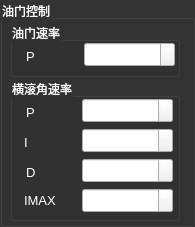
         <widget class="QGroupBox" name="x_pid_box_7">
          <property name="geometry">
           <rect>
            <x>190</x>
            <y>210</y>
            <width>195</width>
            <height>227</height>
           </rect>
          </property>
          <property name="palette">
           <palette>
            <active>
             <colorrole role="WindowText">
              <brush brushstyle="SolidPattern">
               <color alpha="255">
                <red>255</red>
                <green>255</green>
                <blue>255</blue>
               </color>
              </brush>
             </colorrole>
             <colorrole role="Button">
              <brush brushstyle="SolidPattern">
               <color alpha="255">
                <red>51</red>
                <green>51</green>
                <blue>51</blue>
               </color>
              </brush>
             </colorrole>
             <colorrole role="Text">
              <brush brushstyle="SolidPattern">
               <color alpha="255">
                <red>255</red>
                <green>255</green>
                <blue>255</blue>
               </color>
              </brush>
             </colorrole>
             <colorrole role="ButtonText">
              <brush brushstyle="SolidPattern">
               <color alpha="255">
                <red>255</red>
                <green>255</green>
                <blue>255</blue>
               </color>
              </brush>
             </colorrole>
             <colorrole role="Base">
              <brush brushstyle="SolidPattern">
               <color alpha="255">
                <red>51</red>
                <green>51</green>
                <blue>51</blue>
               </color>
              </brush>
             </colorrole>
             <colorrole role="Window">
              <brush brushstyle="SolidPattern">
               <color alpha="255">
                <red>51</red>
                <green>51</green>
                <blue>51</blue>
               </color>
              </brush>
             </colorrole>
            </active>
            <inactive>
             <colorrole role="WindowText">
              <brush brushstyle="SolidPattern">
               <color alpha="255">
                <red>255</red>
                <green>255</green>
                <blue>255</blue>
               </color>
              </brush>
             </colorrole>
             <colorrole role="Button">
              <brush brushstyle="SolidPattern">
               <color alpha="255">
                <red>51</red>
                <green>51</green>
                <blue>51</blue>
               </color>
              </brush>
             </colorrole>
             <colorrole role="Text">
              <brush brushstyle="SolidPattern">
               <color alpha="255">
                <red>255</red>
                <green>255</green>
                <blue>255</blue>
               </color>
              </brush>
             </colorrole>
             <colorrole role="ButtonText">
              <brush brushstyle="SolidPattern">
               <color alpha="255">
                <red>255</red>
                <green>255</green>
                <blue>255</blue>
               </color>
              </brush>
             </colorrole>
             <colorrole role="Base">
              <brush brushstyle="SolidPattern">
               <color alpha="255">
                <red>51</red>
                <green>51</green>
                <blue>51</blue>
               </color>
              </brush>
             </colorrole>
             <colorrole role="Window">
              <brush brushstyle="SolidPattern">
               <color alpha="255">
                <red>51</red>
                <green>51</green>
                <blue>51</blue>
               </color>
              </brush>
             </colorrole>
            </inactive>
            <disabled>
             <colorrole role="WindowText">
              <brush brushstyle="SolidPattern">
               <color alpha="255">
                <red>255</red>
                <green>255</green>
                <blue>255</blue>
               </color>
              </brush>
             </colorrole>
             <colorrole role="Button">
              <brush brushstyle="SolidPattern">
               <color alpha="255">
                <red>51</red>
                <green>51</green>
                <blue>51</blue>
               </color>
              </brush>
             </colorrole>
             <colorrole role="Text">
              <brush brushstyle="SolidPattern">
               <color alpha="255">
                <red>255</red>
                <green>255</green>
                <blue>255</blue>
               </color>
              </brush>
             </colorrole>
             <colorrole role="ButtonText">
              <brush brushstyle="SolidPattern">
               <color alpha="255">
                <red>255</red>
                <green>255</green>
                <blue>255</blue>
               </color>
              </brush>
             </colorrole>
             <colorrole role="Base">
              <brush brushstyle="SolidPattern">
               <color alpha="255">
                <red>51</red>
                <green>51</green>
                <blue>51</blue>
               </color>
              </brush>
             </colorrole>
             <colorrole role="Window">
              <brush brushstyle="SolidPattern">
               <color alpha="255">
                <red>51</red>
                <green>51</green>
                <blue>51</blue>
               </color>
              </brush>
             </colorrole>
            </disabled>
           </palette>
          </property>
          <property name="styleSheet">
           <string notr="true">color: rgb(255, 255, 255);</string>
          </property>
          <property name="title">
           <string>油门控制</string>
          </property>
          <widget class="QGroupBox" name="x_pid_box_9">
           <property name="geometry">
            <rect>
             <x>10</x>
             <y>78</y>
             <width>170</width>
             <height>143</height>
            </rect>
           </property>
           <property name="palette">
            <palette>
             <active>
              <colorrole role="WindowText">
               <brush brushstyle="SolidPattern">
                <color alpha="255">
                 <red>255</red>
                 <green>255</green>
                 <blue>255</blue>
                </color>
               </brush>
              </colorrole>
              <colorrole role="Button">
               <brush brushstyle="SolidPattern">
                <color alpha="255">
                 <red>51</red>
                 <green>51</green>
                 <blue>51</blue>
                </color>
               </brush>
              </colorrole>
              <colorrole role="Text">
               <brush brushstyle="SolidPattern">
                <color alpha="255">
                 <red>255</red>
                 <green>255</green>
                 <blue>255</blue>
                </color>
               </brush>
              </colorrole>
              <colorrole role="ButtonText">
               <brush brushstyle="SolidPattern">
                <color alpha="255">
                 <red>255</red>
                 <green>255</green>
                 <blue>255</blue>
                </color>
               </brush>
              </colorrole>
              <colorrole role="Base">
               <brush brushstyle="SolidPattern">
                <color alpha="255">
                 <red>51</red>
                 <green>51</green>
                 <blue>51</blue>
                </color>
               </brush>
              </colorrole>
              <colorrole role="Window">
               <brush brushstyle="SolidPattern">
                <color alpha="255">
                 <red>51</red>
                 <green>51</green>
                 <blue>51</blue>
                </color>
               </brush>
              </colorrole>
             </active>
             <inactive>
              <colorrole role="WindowText">
               <brush brushstyle="SolidPattern">
                <color alpha="255">
                 <red>255</red>
                 <green>255</green>
                 <blue>255</blue>
                </color>
               </brush>
              </colorrole>
              <colorrole role="Button">
               <brush brushstyle="SolidPattern">
                <color alpha="255">
                 <red>51</red>
                 <green>51</green>
                 <blue>51</blue>
                </color>
               </brush>
              </colorrole>
              <colorrole role="Text">
               <brush brushstyle="SolidPattern">
                <color alpha="255">
                 <red>255</red>
                 <green>255</green>
                 <blue>255</blue>
                </color>
               </brush>
              </colorrole>
              <colorrole role="ButtonText">
               <brush brushstyle="SolidPattern">
                <color alpha="255">
                 <red>255</red>
                 <green>255</green>
                 <blue>255</blue>
                </color>
               </brush>
              </colorrole>
              <colorrole role="Base">
               <brush brushstyle="SolidPattern">
                <color alpha="255">
                 <red>51</red>
                 <green>51</green>
                 <blue>51</blue>
                </color>
               </brush>
              </colorrole>
              <colorrole role="Window">
               <brush brushstyle="SolidPattern">
                <color alpha="255">
                 <red>51</red>
                 <green>51</green>
                 <blue>51</blue>
                </color>
               </brush>
              </colorrole>
             </inactive>
             <disabled>
              <colorrole role="WindowText">
               <brush brushstyle="SolidPattern">
                <color alpha="255">
                 <red>255</red>
                 <green>255</green>
                 <blue>255</blue>
                </color>
               </brush>
              </colorrole>
              <colorrole role="Button">
               <brush brushstyle="SolidPattern">
                <color alpha="255">
                 <red>51</red>
                 <green>51</green>
                 <blue>51</blue>
                </color>
               </brush>
              </colorrole>
              <colorrole role="Text">
               <brush brushstyle="SolidPattern">
                <color alpha="255">
                 <red>255</red>
                 <green>255</green>
                 <blue>255</blue>
                </color>
               </brush>
              </colorrole>
              <colorrole role="ButtonText">
               <brush brushstyle="SolidPattern">
                <color alpha="255">
                 <red>255</red>
                 <green>255</green>
                 <blue>255</blue>
                </color>
               </brush>
              </colorrole>
              <colorrole role="Base">
               <brush brushstyle="SolidPattern">
                <color alpha="255">
                 <red>51</red>
                 <green>51</green>
                 <blue>51</blue>
                </color>
               </brush>
              </colorrole>
              <colorrole role="Window">
               <brush brushstyle="SolidPattern">
                <color alpha="255">
                 <red>51</red>
                 <green>51</green>
                 <blue>51</blue>
                </color>
               </brush>
              </colorrole>
             </disabled>
            </palette>
           </property>
           <property name="styleSheet">
            <string notr="true">color: rgb(255, 255, 255);</string>
           </property>
           <property name="title">
            <string>横滚角速率</string>
           </property>
           <widget class="QLabel" name="label_124">
            <property name="geometry">
             <rect>
              <x>16</x>
              <y>24</y>
              <width>16</width>
              <height>21</height>
             </rect>
            </property>
            <property name="font">
             <font>
              <pointsize>10</pointsize>
             </font>
            </property>
            <property name="text">
             <string>P</string>
            </property>
           </widget>
           <widget class="QDoubleSpinBox" name="x_throttle_accel_p">
            <property name="geometry">
             <rect>
              <x>72</x>
              <y>20</y>
              <width>91</width>
              <height>25</height>
             </rect>
            </property>
            <property name="font">
             <font>
              <pointsize>10</pointsize>
             </font>
            </property>
           </widget>
           <widget class="QDoubleSpinBox" name="x_throttle_accel_i">
            <property name="geometry">
             <rect>
              <x>72</x>
              <y>50</y>
              <width>91</width>
              <height>25</height>
             </rect>
            </property>
            <property name="font">
             <font>
              <pointsize>10</pointsize>
             </font>
            </property>
           </widget>
           <widget class="QLabel" name="label_125">
            <property name="geometry">
             <rect>
              <x>14</x>
              <y>54</y>
              <width>16</width>
              <height>21</height>
             </rect>
            </property>
            <property name="font">
             <font>
              <pointsize>10</pointsize>
             </font>
            </property>
            <property name="text">
             <string>I</string>
            </property>
           </widget>
           <widget class="QDoubleSpinBox" name="x_throttle_accel_d">
            <property name="geometry">
             <rect>
              <x>72</x>
              <y>80</y>
              <width>91</width>
              <height>25</height>
             </rect>
            </property>
            <property name="font">
             <font>
              <pointsize>10</pointsize>
             </font>
            </property>
           </widget>
           <widget class="QLabel" name="label_126">
            <property name="geometry">
             <rect>
              <x>16</x>
              <y>84</y>
              <width>16</width>
              <height>21</height>
             </rect>
            </property>
            <property name="font">
             <font>
              <pointsize>10</pointsize>
             </font>
            </property>
            <property name="text">
             <string>D</string>
            </property>
           </widget>
           <widget class="QDoubleSpinBox" name="x_throttle_accel_imax">
            <property name="geometry">
             <rect>
              <x>72</x>
              <y>110</y>
              <width>91</width>
              <height>25</height>
             </rect>
            </property>
            <property name="font">
             <font>
              <pointsize>10</pointsize>
             </font>
            </property>
           </widget>
           <widget class="QLabel" name="label_127">
            <property name="geometry">
             <rect>
              <x>14</x>
              <y>112</y>
              <width>45</width>
              <height>21</height>
             </rect>
            </property>
            <property name="font">
             <font>
              <pointsize>10</pointsize>
             </font>
            </property>
            <property name="text">
             <string>IMAX</string>
            </property>
           </widget>
          </widget>
          <widget class="QGroupBox" name="x_pid_box_8">
           <property name="geometry">
            <rect>
             <x>10</x>
             <y>22</y>
             <width>170</width>
             <height>55</height>
            </rect>
           </property>
           <property name="palette">
            <palette>
             <active>
              <colorrole role="WindowText">
               <brush brushstyle="SolidPattern">
                <color alpha="255">
                 <red>255</red>
                 <green>255</green>
                 <blue>255</blue>
                </color>
               </brush>
              </colorrole>
              <colorrole role="Button">
               <brush brushstyle="SolidPattern">
                <color alpha="255">
                 <red>51</red>
                 <green>51</green>
                 <blue>51</blue>
                </color>
               </brush>
              </colorrole>
              <colorrole role="Text">
               <brush brushstyle="SolidPattern">
                <color alpha="255">
                 <red>255</red>
                 <green>255</green>
                 <blue>255</blue>
                </color>
               </brush>
              </colorrole>
              <colorrole role="ButtonText">
               <brush brushstyle="SolidPattern">
                <color alpha="255">
                 <red>255</red>
                 <green>255</green>
                 <blue>255</blue>
                </color>
               </brush>
              </colorrole>
              <colorrole role="Base">
               <brush brushstyle="SolidPattern">
                <color alpha="255">
                 <red>51</red>
                 <green>51</green>
                 <blue>51</blue>
                </color>
               </brush>
              </colorrole>
              <colorrole role="Window">
               <brush brushstyle="SolidPattern">
                <color alpha="255">
                 <red>51</red>
                 <green>51</green>
                 <blue>51</blue>
                </color>
               </brush>
              </colorrole>
             </active>
             <inactive>
              <colorrole role="WindowText">
               <brush brushstyle="SolidPattern">
                <color alpha="255">
                 <red>255</red>
                 <green>255</green>
                 <blue>255</blue>
                </color>
               </brush>
              </colorrole>
              <colorrole role="Button">
               <brush brushstyle="SolidPattern">
                <color alpha="255">
                 <red>51</red>
                 <green>51</green>
                 <blue>51</blue>
                </color>
               </brush>
              </colorrole>
              <colorrole role="Text">
               <brush brushstyle="SolidPattern">
                <color alpha="255">
                 <red>255</red>
                 <green>255</green>
                 <blue>255</blue>
                </color>
               </brush>
              </colorrole>
              <colorrole role="ButtonText">
               <brush brushstyle="SolidPattern">
                <color alpha="255">
                 <red>255</red>
                 <green>255</green>
                 <blue>255</blue>
                </color>
               </brush>
              </colorrole>
              <colorrole role="Base">
               <brush brushstyle="SolidPattern">
                <color alpha="255">
                 <red>51</red>
                 <green>51</green>
                 <blue>51</blue>
                </color>
               </brush>
              </colorrole>
              <colorrole role="Window">
               <brush brushstyle="SolidPattern">
                <color alpha="255">
                 <red>51</red>
                 <green>51</green>
                 <blue>51</blue>
                </color>
               </brush>
              </colorrole>
             </inactive>
             <disabled>
              <colorrole role="WindowText">
               <brush brushstyle="SolidPattern">
                <color alpha="255">
                 <red>255</red>
                 <green>255</green>
                 <blue>255</blue>
                </color>
               </brush>
              </colorrole>
              <colorrole role="Button">
               <brush brushstyle="SolidPattern">
                <color alpha="255">
                 <red>51</red>
                 <green>51</green>
                 <blue>51</blue>
                </color>
               </brush>
              </colorrole>
              <colorrole role="Text">
               <brush brushstyle="SolidPattern">
                <color alpha="255">
                 <red>255</red>
                 <green>255</green>
                 <blue>255</blue>
                </color>
               </brush>
              </colorrole>
              <colorrole role="ButtonText">
               <brush brushstyle="SolidPattern">
                <color alpha="255">
                 <red>255</red>
                 <green>255</green>
                 <blue>255</blue>
                </color>
               </brush>
              </colorrole>
              <colorrole role="Base">
               <brush brushstyle="SolidPattern">
                <color alpha="255">
                 <red>51</red>
                 <green>51</green>
                 <blue>51</blue>
                </color>
               </brush>
              </colorrole>
              <colorrole role="Window">
               <brush brushstyle="SolidPattern">
                <color alpha="255">
                 <red>51</red>
                 <green>51</green>
                 <blue>51</blue>
                </color>
               </brush>
              </colorrole>
             </disabled>
            </palette>
           </property>
           <property name="styleSheet">
            <string notr="true">color: rgb(255, 255, 255);</string>
           </property>
           <property name="title">
            <string>油门速率</string>
           </property>
           <widget class="QLabel" name="label_128">
            <property name="geometry">
             <rect>
              <x>16</x>
              <y>24</y>
              <width>16</width>
              <height>21</height>
             </rect>
            </property>
            <property name="font">
             <font>
              <pointsize>10</pointsize>
             </font>
            </property>
            <property name="text">
             <string>P</string>
            </property>
           </widget>
           <widget class="QDoubleSpinBox" name="x_throttle_spd_p">
            <property name="geometry">
             <rect>
              <x>74</x>
              <y>20</y>
              <width>91</width>
              <height>25</height>
             </rect>
            </property>
            <property name="font">
             <font>
              <pointsize>10</pointsize>
             </font>
            </property>
           </widget>
          </widget>
         </widget>
